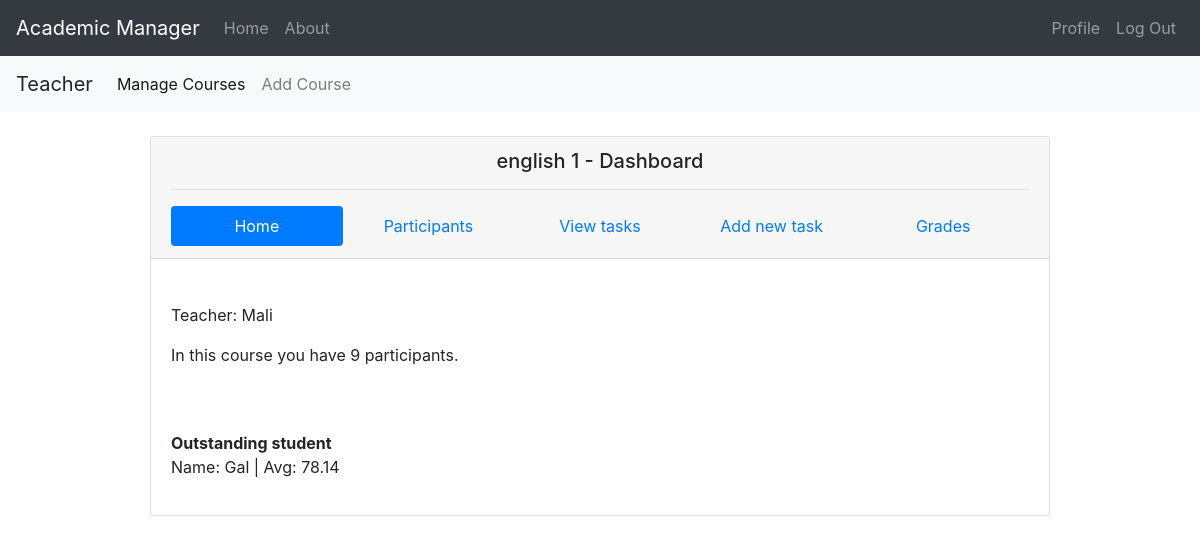
Page /courses/2/course_control/ (signed in) on the committed database.
### academic_manager/models.py (models this page shows, shortened)
class Course(db.Model):
    id = db.Column(db.Integer, primary_key=True)
    course_name = db.Column(db.String(30), nullable=False)
    teacher_id = db.Column(db.Integer, db.ForeignKey('teacher.id'), nullable=False)
    enrollment = db.relationship('Enrollment', backref='course', lazy=True)
    task = db.relationship('Task', backref='course', lazy=True)

class Teacher(db.Model):
    id = db.Column(db.Integer, primary_key=True)
    user_name = db.Column(db.String(20), unique=True, nullable=False)
    email = db.Column(db.String(100), unique=True, nullable=False)
    password = db.Column(db.String(60), nullable=False)
    creation_date = db.Column(db.DateTime, nullable=False, default=datetime.now)
    last_seen = db.Column(db.DateTime, nullable=False, default=datetime.now)
    approved = db.Column(db.Boolean, default=False, nullable=False)
    course = db.relationship('Course', backref='lecturer', lazy=True)

class Student(db.Model):
    id = db.Column(db.Integer, primary_key=True)
    user_name = db.Column(db.String(30), nullable=False, unique=True)
    email = db.Column(db.String(100), nullable=False, unique=True)
    password = db.Column(db.String(60), nullable=False)
    creation_date = db.Column(db.DateTime, nullable=False, default=datetime.now)
    last_seen = db.Column(db.DateTime, nullable=False, default=datetime.now)
    enrollment = db.relationship('Enrollment', backref='student', lazy=True)
    def avg(self):
        grade_list = [int(enroll.grade) for enroll in self.enrollment if enroll.grade]
        if grade_list:
            return reduce(lambda a, b: a + b, grade_list) / len(grade_list)
        else:
            return 0

class Enrollment(db.Model):
    id = db.Column(db.Integer, primary_key=True)
    course_id = db.Column(db.Integer, db.ForeignKey('course.id'), nullable=False)
    student_id = db.Column(db.Integer, db.ForeignKey('student.id'), nullable=False)
    grade = db.Column(db.Integer, nullable=True)

### academic_manager/courses/routes.py (the view)
@courses.route("/<int:course_id>/course_control/", methods=['POST', 'GET'])
def course_dashboard_teacher(course_id):
    if request.method == "POST":
        pass  # todo edith later
    else:
        course_to_view = Course.query.get(course_id)
        tasks = Task.query.filter_by(course_id=course_id).order_by(Task.date_posted.desc()).all()
        best_student = get_best_student(course_id)
        if "type" in session and "user_name" in session and course_to_view:
            if session["user_name"] == course_to_view.lecturer.user_name or session["type"] == "admin":
                return render_template("course_dashboard_teacher.html", course=course_to_view, tasks=tasks,
                                       best_student=best_student)
    flash("Page not found!", "warning")
    return redirect(url_for("main.home"))

### academic_manager/students/utilities.py (called while the page is built)
def get_best_student(course_id=0):
    if course_id:
        try:
            enrollment_list = Enrollment.query.filter_by(course_id=course_id)
            best_grade_enrollment = max(enrollment_list, key=lambda x: x.grade)
            return best_grade_enrollment.student
        except:
            return None
    else:
        try:
            student_list = Student.query.all()
            return max(student_list, key=lambda x: x.avg())
        except:
            return None

### academic_manager/courses/templates/course_dashboard_teacher.html (shortened to what this page needs)
{% extends "base.html" %}
{% block content %}
<div class="card-header">
    <h5 style="text-align:center;">{{ course.course_name }} - Dashboard</h5>
    <hr>
    <ul class="nav nav-pills nav-justified" id="pills-tab" role="tablist">
      <li class="nav-item" role="presentation">
        <a class="nav-link active" id="pills-home-tab" data-toggle="pill" href="#pills-home" role="tab"
           aria-controls="pills-home" aria-selected="true">Home</a>
      </li>
      <li class="nav-item" role="presentation">
        <a class="nav-link" id="pills-participants-tab" data-toggle="pill" href="#pills-participants" role="tab"
           aria-controls="pills-participants" aria-selected="false">Participants</a>
      </li>
      <li class="nav-item" role="presentation">
        <a class="nav-link" id="pills-tasks-tab" data-toggle="pill" href="#pills-tasks" role="tab"
           aria-controls="pills-tasks" aria-selected="false">View tasks</a>
      </li>
      <li class="nav-item" role="presentation">
        <a class="nav-link" id="pills-add_task-tab" data-toggle="pill" href="#pills-add_task" role="tab"
           aria-controls="pills-add_task" aria-selected="false">Add new task</a>
      </li>
      <li class="nav-item" role="presentation">
        <a class="nav-link" id="pills-grades-tab" data-toggle="pill" href="#pills-grades" role="tab"
           aria-controls="pills-grades" aria-selected="false">Grades</a>
      </li>
    </ul>
</div>
<div class="card-body">
    <br>
    <div class="tab-content" id="pills-tabContent">
      <div class="tab-pane fade show active" id="pills-home" role="tabpanel" aria-labelledby="pills-home-tab">
          <p>Teacher: {{ course.lecturer.user_name }}</p>
          <p>In this course you have {{ course.enrollment|length }} participants.</p><br><br>
          {% if best_student %}
            <strong>Outstanding student</strong>
            <p>Name: {{ best_student.user_name }} |  Avg: {{ '%0.2f' % best_student.avg()|float }}</p>
          {% endif %}
      </div>
    </div>
</div>
{% endblock %}

### rows in the picture
Course: course_name "english 1"
Teacher: lecturer.user_name "Mali"
Student: user_name "Gal"
Enrollment: grade.grade "78.14"

### other values in the picture
{{ course.enrollment|length }} "9"
